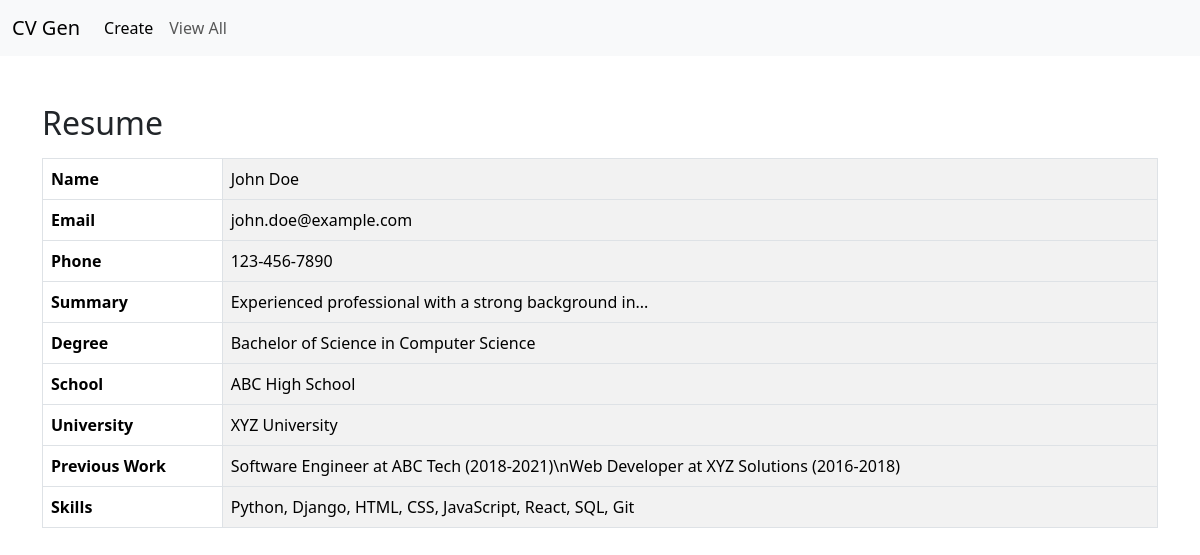
The page /details/1 on the database its author committed.
### cv_pdf/models.py (models this page shows, shortened)
class Profile(models.Model):
    name = models.CharField(max_length=200)
    email = models.EmailField(max_length=200)
    phone = models.CharField(max_length=20)
    summary = models.TextField(max_length=2000)
    degree = models.CharField(max_length=200)
    school = models.CharField(max_length=200)
    school = models.CharField(max_length=200)
    university = models.CharField(max_length=200)
    previous_work = models.TextField(max_length=1000)
    skills = models.TextField(max_length=1000)

### cv_pdf/views.py (the view)
# urls.py: path('details/<int:id>', cv_views.details, name='details'),
def details(request, id):
    profile = Profile.objects.get(pk=id)
    return render(request, 'cv_pdf/resume.html', context={"title" : "View", "profile":profile})

### cv_pdf/templates/cv_pdf/resume.html
{% extends "cv_pdf/base.html" %}
{% block body %}
<div class="container mt-5">
  <h2>Resume</h2>
  <table class="table table-bordered table-striped-columns mt-3">
      <tbody>
          <tr>
              <th scope="row">Name</th>
              <td>{{ profile.name }}</td>
          </tr>
          <tr>
              <th scope="row">Email</th>
              <td>{{ profile.email }}</td>
          </tr>
          <tr>
              <th scope="row">Phone</th>
              <td>{{ profile.phone }}</td>
          </tr>
          <tr>
              <th scope="row">Summary</th>
              <td>{{ profile.summary }}</td>
          </tr>
          <tr>
              <th scope="row">Degree</th>
              <td>{{ profile.degree }}</td>
          </tr>
          <tr>
              <th scope="row">School</th>
              <td>{{ profile.school }}</td>
          </tr>
          <tr>
              <th scope="row">University</th>
              <td>{{ profile.university }}</td>
          </tr>
          <tr>
              <th scope="row">Previous Work</th>
              <td>{{ profile.previous_work }}</td>
          </tr>
          <tr>
              <th scope="row">Skills</th>
              <td>{{ profile.skills }}</td>
          </tr>
      </tbody>
  </table>
</div>
{% endblock %}

### rows shown on the page
Profile: name "John Doe", email "john.doe@example.com", phone "123-456-7890", summary "Experienced professional with a strong background in...", degree "Bachelor of Science in Computer Science", school "ABC High School", university "XYZ University", previous_work "Software Engineer at ABC Tech (2018-2021)\\nWeb Developer at XYZ Solutions (2016-2018)", skills "Python, Django, HTML, CSS, JavaScript, React, SQL, Git"
